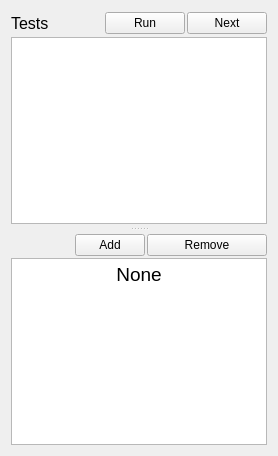
         <widget class="QWidget" name="testingTab">
          <property name="sizePolicy">
           <sizepolicy hsizetype="Expanding" vsizetype="Expanding">
            <horstretch>0</horstretch>
            <verstretch>0</verstretch>
           </sizepolicy>
          </property>
          <attribute name="title">
           <string>Testing Tab</string>
          </attribute>
          <layout class="QVBoxLayout" name="verticalLayout_14">
           <item>
            <widget class="QSplitter" name="splitter_3">
             <property name="frameShadow">
              <enum>QFrame::Sunken</enum>
             </property>
             <property name="orientation">
              <enum>Qt::Vertical</enum>
             </property>
             <property name="handleWidth">
              <number>10</number>
             </property>
             <widget class="QWidget" name="layoutWidget2">
              <layout class="QVBoxLayout" name="verticalLayout_testingTable">
               <property name="spacing">
                <number>2</number>
               </property>
               <item>
                <layout class="QHBoxLayout" name="horizontalLayout_8">
                 <item>
                  <widget class="QLabel" name="testingTableLabel">
                   <property name="minimumSize">
                    <size>
                     <width>0</width>
                     <height>24</height>
                    </size>
                   </property>
                   <property name="font">
                    <font>
                     <pointsize>12</pointsize>
                    </font>
                   </property>
                   <property name="text">
                    <string>Tests</string>
                   </property>
                  </widget>
                 </item>
                 <item>
                  <spacer name="horizontalSpacer_20">
                   <property name="orientation">
                    <enum>Qt::Horizontal</enum>
                   </property>
                   <property name="sizeHint" stdset="0">
                    <size>
                     <width>40</width>
                     <height>20</height>
                    </size>
                   </property>
                  </spacer>
                 </item>
                 <item>
                  <widget class="QPushButton" name="testRun">
                   <property name="text">
                    <string>Run</string>
                   </property>
                  </widget>
                 </item>
                 <item>
                  <widget class="QPushButton" name="testNext">
                   <property name="text">
                    <string>Next</string>
                   </property>
                  </widget>
                 </item>
                </layout>
               </item>
               <item>
                <widget class="QListWidget" name="selectedTestsTable">
                 <property name="font">
                  <font>
                   <pointsize>14</pointsize>
                  </font>
                 </property>
                 <property name="acceptDrops">
                  <bool>true</bool>
                 </property>
                 <property name="dragEnabled">
                  <bool>true</bool>
                 </property>
                 <property name="dragDropOverwriteMode">
                  <bool>true</bool>
                 </property>
                 <property name="dragDropMode">
                  <enum>QAbstractItemView::DragDrop</enum>
                 </property>
                 <property name="defaultDropAction">
                  <enum>Qt::MoveAction</enum>
                 </property>
                 <property name="selectionMode">
                  <enum>QAbstractItemView::SingleSelection</enum>
                 </property>
                 <property name="selectionBehavior">
                  <enum>QAbstractItemView::SelectRows</enum>
                 </property>
                </widget>
               </item>
              </layout>
             </widget>
             <widget class="QWidget" name="layoutWidget3">
              <layout class="QVBoxLayout" name="verticalLayout_testingList">
               <property name="spacing">
                <number>2</number>
               </property>
               <item>
                <layout class="QHBoxLayout" name="horizontalLayout_testingListButtons">
                 <property name="sizeConstraint">
                  <enum>QLayout::SetDefaultConstraint</enum>
                 </property>
                 <property name="topMargin">
                  <number>0</number>
                 </property>
                 <item>
                  <spacer name="horizontalSpacer_testing1">
                   <property name="orientation">
                    <enum>Qt::Horizontal</enum>
                   </property>
                   <property name="sizeHint" stdset="0">
                    <size>
                     <width>40</width>
                     <height>20</height>
                    </size>
                   </property>
                  </spacer>
                 </item>
                 <item>
                  <widget class="QPushButton" name="addToTable">
                   <property name="maximumSize">
                    <size>
                     <width>70</width>
                     <height>16777215</height>
                    </size>
                   </property>
                   <property name="text">
                    <string>Add</string>
                   </property>
                  </widget>
                 </item>
                 <item>
                  <widget class="QPushButton" name="removeFromTable">
                   <property name="minimumSize">
                    <size>
                     <width>120</width>
                     <height>0</height>
                    </size>
                   </property>
                   <property name="maximumSize">
                    <size>
                     <width>70</width>
                     <height>16777215</height>
                    </size>
                   </property>
                   <property name="text">
                    <string>Remove</string>
                   </property>
                  </widget>
                 </item>
                </layout>
               </item>
               <item>
                <widget class="QTextEdit" name="testInput">
                 <property name="font">
                  <font>
                   <pointsize>14</pointsize>
                  </font>
                 </property>
                 <property name="html">
                  <string>&lt;!DOCTYPE HTML PUBLIC &quot;-//W3C//DTD HTML 4.0//EN&quot; &quot;http://www.w3.org/TR/REC-html40/strict.dtd&quot;&gt;
&lt;html&gt;&lt;head&gt;&lt;meta name=&quot;qrichtext&quot; content=&quot;1&quot; /&gt;&lt;style type=&quot;text/css&quot;&gt;
p, li { white-space: pre-wrap; }
&lt;/style&gt;&lt;/head&gt;&lt;body style=&quot; font-family:'Sans Serif'; font-size:14pt; font-weight:400; font-style:normal;&quot;&gt;
&lt;p align=&quot;center&quot; style=&quot; margin-top:0px; margin-bottom:0px; margin-left:0px; margin-right:0px; -qt-block-indent:0; text-indent:0px;&quot;&gt;None&lt;/p&gt;&lt;/body&gt;&lt;/html&gt;</string>
                 </property>
                </widget>
               </item>
              </layout>
             </widget>
            </widget>
           </item>
          </layout>
         </widget>
